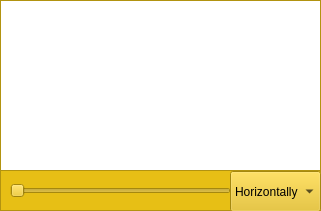
   <widget class="QFrame" name="frame_3">
    <property name="geometry">
     <rect>
      <x>0</x>
      <y>10</y>
      <width>321</width>
      <height>211</height>
     </rect>
    </property>
    <property name="palette">
     <palette>
      <active>
       <colorrole role="WindowText">
        <brush brushstyle="SolidPattern">
         <color alpha="255">
          <red>0</red>
          <green>0</green>
          <blue>0</blue>
         </color>
        </brush>
       </colorrole>
       <colorrole role="Button">
        <brush brushstyle="SolidPattern">
         <color alpha="255">
          <red>231</red>
          <green>191</green>
          <blue>21</blue>
         </color>
        </brush>
       </colorrole>
       <colorrole role="Light">
        <brush brushstyle="SolidPattern">
         <color alpha="255">
          <red>255</red>
          <green>229</green>
          <blue>115</blue>
         </color>
        </brush>
       </colorrole>
       <colorrole role="Midlight">
        <brush brushstyle="SolidPattern">
         <color alpha="255">
          <red>243</red>
          <green>210</green>
          <blue>68</blue>
         </color>
        </brush>
       </colorrole>
       <colorrole role="Dark">
        <brush brushstyle="SolidPattern">
         <color alpha="255">
          <red>115</red>
          <green>95</green>
          <blue>10</blue>
         </color>
        </brush>
       </colorrole>
       <colorrole role="Mid">
        <brush brushstyle="SolidPattern">
         <color alpha="255">
          <red>154</red>
          <green>127</green>
          <blue>14</blue>
         </color>
        </brush>
       </colorrole>
       <colorrole role="Text">
        <brush brushstyle="SolidPattern">
         <color alpha="255">
          <red>0</red>
          <green>0</green>
          <blue>0</blue>
         </color>
        </brush>
       </colorrole>
       <colorrole role="BrightText">
        <brush brushstyle="SolidPattern">
         <color alpha="255">
          <red>255</red>
          <green>255</green>
          <blue>255</blue>
         </color>
        </brush>
       </colorrole>
       <colorrole role="ButtonText">
        <brush brushstyle="SolidPattern">
         <color alpha="255">
          <red>0</red>
          <green>0</green>
          <blue>0</blue>
         </color>
        </brush>
       </colorrole>
       <colorrole role="Base">
        <brush brushstyle="SolidPattern">
         <color alpha="255">
          <red>255</red>
          <green>255</green>
          <blue>255</blue>
         </color>
        </brush>
       </colorrole>
       <colorrole role="Window">
        <brush brushstyle="SolidPattern">
         <color alpha="255">
          <red>231</red>
          <green>191</green>
          <blue>21</blue>
         </color>
        </brush>
       </colorrole>
       <colorrole role="Shadow">
        <brush brushstyle="SolidPattern">
         <color alpha="255">
          <red>0</red>
          <green>0</green>
          <blue>0</blue>
         </color>
        </brush>
       </colorrole>
       <colorrole role="AlternateBase">
        <brush brushstyle="SolidPattern">
         <color alpha="255">
          <red>243</red>
          <green>223</green>
          <blue>138</blue>
         </color>
        </brush>
       </colorrole>
       <colorrole role="ToolTipBase">
        <brush brushstyle="SolidPattern">
         <color alpha="255">
          <red>255</red>
          <green>255</green>
          <blue>220</blue>
         </color>
        </brush>
       </colorrole>
       <colorrole role="ToolTipText">
        <brush brushstyle="SolidPattern">
         <color alpha="255">
          <red>0</red>
          <green>0</green>
          <blue>0</blue>
         </color>
        </brush>
       </colorrole>
      </active>
      <inactive>
       <colorrole role="WindowText">
        <brush brushstyle="SolidPattern">
         <color alpha="255">
          <red>0</red>
          <green>0</green>
          <blue>0</blue>
         </color>
        </brush>
       </colorrole>
       <colorrole role="Button">
        <brush brushstyle="SolidPattern">
         <color alpha="255">
          <red>231</red>
          <green>191</green>
          <blue>21</blue>
         </color>
        </brush>
       </colorrole>
       <colorrole role="Light">
        <brush brushstyle="SolidPattern">
         <color alpha="255">
          <red>255</red>
          <green>229</green>
          <blue>115</blue>
         </color>
        </brush>
       </colorrole>
       <colorrole role="Midlight">
        <brush brushstyle="SolidPattern">
         <color alpha="255">
          <red>243</red>
          <green>210</green>
          <blue>68</blue>
         </color>
        </brush>
       </colorrole>
       <colorrole role="Dark">
        <brush brushstyle="SolidPattern">
         <color alpha="255">
          <red>115</red>
          <green>95</green>
          <blue>10</blue>
         </color>
        </brush>
       </colorrole>
       <colorrole role="Mid">
        <brush brushstyle="SolidPattern">
         <color alpha="255">
          <red>154</red>
          <green>127</green>
          <blue>14</blue>
         </color>
        </brush>
       </colorrole>
       <colorrole role="Text">
        <brush brushstyle="SolidPattern">
         <color alpha="255">
          <red>0</red>
          <green>0</green>
          <blue>0</blue>
         </color>
        </brush>
       </colorrole>
       <colorrole role="BrightText">
        <brush brushstyle="SolidPattern">
         <color alpha="255">
          <red>255</red>
          <green>255</green>
          <blue>255</blue>
         </color>
        </brush>
       </colorrole>
       <colorrole role="ButtonText">
        <brush brushstyle="SolidPattern">
         <color alpha="255">
          <red>0</red>
          <green>0</green>
          <blue>0</blue>
         </color>
        </brush>
       </colorrole>
       <colorrole role="Base">
        <brush brushstyle="SolidPattern">
         <color alpha="255">
          <red>255</red>
          <green>255</green>
          <blue>255</blue>
         </color>
        </brush>
       </colorrole>
       <colorrole role="Window">
        <brush brushstyle="SolidPattern">
         <color alpha="255">
          <red>231</red>
          <green>191</green>
          <blue>21</blue>
         </color>
        </brush>
       </colorrole>
       <colorrole role="Shadow">
        <brush brushstyle="SolidPattern">
         <color alpha="255">
          <red>0</red>
          <green>0</green>
          <blue>0</blue>
         </color>
        </brush>
       </colorrole>
       <colorrole role="AlternateBase">
        <brush brushstyle="SolidPattern">
         <color alpha="255">
          <red>243</red>
          <green>223</green>
          <blue>138</blue>
         </color>
        </brush>
       </colorrole>
       <colorrole role="ToolTipBase">
        <brush brushstyle="SolidPattern">
         <color alpha="255">
          <red>255</red>
          <green>255</green>
          <blue>220</blue>
         </color>
        </brush>
       </colorrole>
       <colorrole role="ToolTipText">
        <brush brushstyle="SolidPattern">
         <color alpha="255">
          <red>0</red>
          <green>0</green>
          <blue>0</blue>
         </color>
        </brush>
       </colorrole>
      </inactive>
      <disabled>
       <colorrole role="WindowText">
        <brush brushstyle="SolidPattern">
         <color alpha="255">
          <red>115</red>
          <green>95</green>
          <blue>10</blue>
         </color>
        </brush>
       </colorrole>
       <colorrole role="Button">
        <brush brushstyle="SolidPattern">
         <color alpha="255">
          <red>231</red>
          <green>191</green>
          <blue>21</blue>
         </color>
        </brush>
       </colorrole>
       <colorrole role="Light">
        <brush brushstyle="SolidPattern">
         <color alpha="255">
          <red>255</red>
          <green>229</green>
          <blue>115</blue>
         </color>
        </brush>
       </colorrole>
       <colorrole role="Midlight">
        <brush brushstyle="SolidPattern">
         <color alpha="255">
          <red>243</red>
          <green>210</green>
          <blue>68</blue>
         </color>
        </brush>
       </colorrole>
       <colorrole role="Dark">
        <brush brushstyle="SolidPattern">
         <color alpha="255">
          <red>115</red>
          <green>95</green>
          <blue>10</blue>
         </color>
        </brush>
       </colorrole>
       <colorrole role="Mid">
        <brush brushstyle="SolidPattern">
         <color alpha="255">
          <red>154</red>
          <green>127</green>
          <blue>14</blue>
         </color>
        </brush>
       </colorrole>
       <colorrole role="Text">
        <brush brushstyle="SolidPattern">
         <color alpha="255">
          <red>115</red>
          <green>95</green>
          <blue>10</blue>
         </color>
        </brush>
       </colorrole>
       <colorrole role="BrightText">
        <brush brushstyle="SolidPattern">
         <color alpha="255">
          <red>255</red>
          <green>255</green>
          <blue>255</blue>
         </color>
        </brush>
       </colorrole>
       <colorrole role="ButtonText">
        <brush brushstyle="SolidPattern">
         <color alpha="255">
          <red>115</red>
          <green>95</green>
          <blue>10</blue>
         </color>
        </brush>
       </colorrole>
       <colorrole role="Base">
        <brush brushstyle="SolidPattern">
         <color alpha="255">
          <red>231</red>
          <green>191</green>
          <blue>21</blue>
         </color>
        </brush>
       </colorrole>
       <colorrole role="Window">
        <brush brushstyle="SolidPattern">
         <color alpha="255">
          <red>231</red>
          <green>191</green>
          <blue>21</blue>
         </color>
        </brush>
       </colorrole>
       <colorrole role="Shadow">
        <brush brushstyle="SolidPattern">
         <color alpha="255">
          <red>0</red>
          <green>0</green>
          <blue>0</blue>
         </color>
        </brush>
       </colorrole>
       <colorrole role="AlternateBase">
        <brush brushstyle="SolidPattern">
         <color alpha="255">
          <red>231</red>
          <green>191</green>
          <blue>21</blue>
         </color>
        </brush>
       </colorrole>
       <colorrole role="ToolTipBase">
        <brush brushstyle="SolidPattern">
         <color alpha="255">
          <red>255</red>
          <green>255</green>
          <blue>220</blue>
         </color>
        </brush>
       </colorrole>
       <colorrole role="ToolTipText">
        <brush brushstyle="SolidPattern">
         <color alpha="255">
          <red>0</red>
          <green>0</green>
          <blue>0</blue>
         </color>
        </brush>
       </colorrole>
      </disabled>
     </palette>
    </property>
    <property name="autoFillBackground">
     <bool>true</bool>
    </property>
    <property name="frameShape">
     <enum>QFrame::StyledPanel</enum>
    </property>
    <property name="frameShadow">
     <enum>QFrame::Raised</enum>
    </property>
    <widget class="QGraphicsView" name="grapImage">
     <property name="geometry">
      <rect>
       <x>0</x>
       <y>0</y>
       <width>321</width>
       <height>171</height>
      </rect>
     </property>
    </widget>
    <widget class="QSlider" name="hSlider">
     <property name="geometry">
      <rect>
       <x>10</x>
       <y>180</y>
       <width>221</width>
       <height>22</height>
      </rect>
     </property>
     <property name="autoFillBackground">
      <bool>true</bool>
     </property>
     <property name="orientation">
      <enum>Qt::Horizontal</enum>
     </property>
    </widget>
    <widget class="QComboBox" name="comboBox">
     <property name="geometry">
      <rect>
       <x>230</x>
       <y>171</y>
       <width>91</width>
       <height>41</height>
      </rect>
     </property>
     <item>
      <property name="text">
       <string>Horizontally</string>
      </property>
     </item>
     <item>
      <property name="text">
       <string>Vertically</string>
      </property>
     </item>
    </widget>
   </widget>
